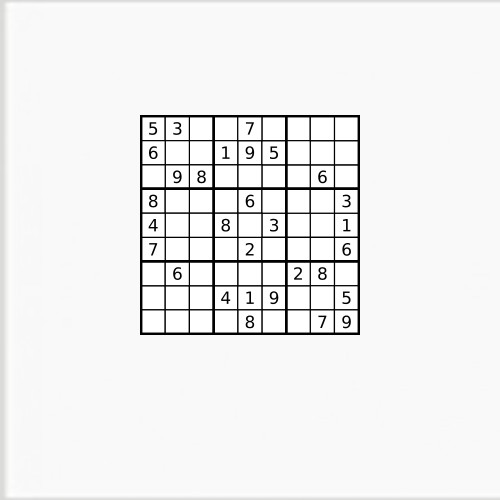
#> input picture Sudoku_Solver/test.jpg, 500 x 500 px
$ python main.py
#> lines starting #> are read from the running program, lines starting #| are printed output that depends on the picture; after the words box and inside, x2 and y2 are one past the last pixel; in counts of white or black regions, pixels touching at a corner belong together
# HOW TO USE
# Use this with a printed SUDOKU Grid
# Press ESC key to Exit
import cv2
import numpy as np
from operator import itemgetter

# https://caphuuquan.blogspot.com/2017/04/building-simple-sudoku-solver-from.html

ratio2 = 3
kernel_size = 3
lowThreshold = 30

cv2.namedWindow("SUDOKU Solver")
sudoku1 = cv2.imread('test.jpg', 0)
#> sudoku1: shape (500, 500); min 0, max 255, mean 240.2
sudoku1 = cv2.blur(sudoku1, (3, 3))
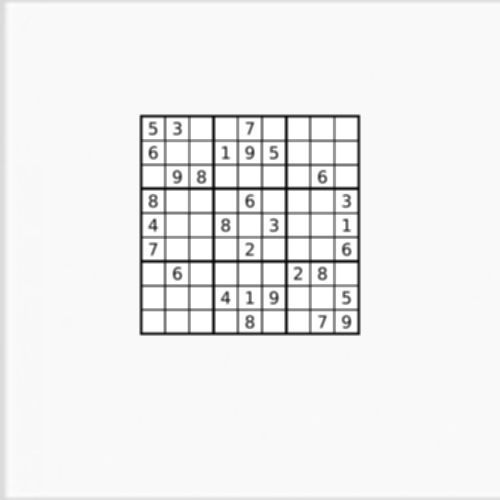
#> sudoku1: shape (500, 500); min 2, max 255, mean 240.2
# Apply Canny edge detection
edges = cv2.Canny(sudoku1, lowThreshold, lowThreshold * ratio2, kernel_size)
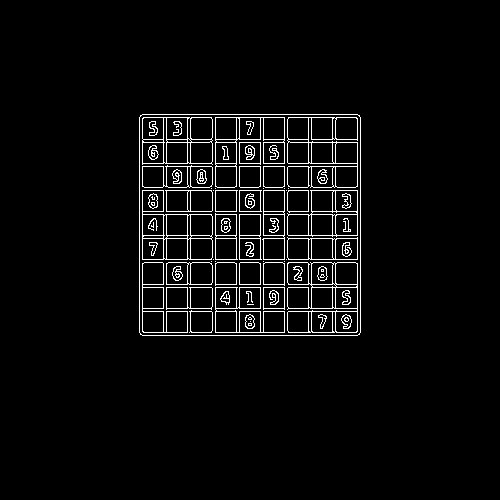
#> edges: shape (500, 500); 3.9% white in thin lines or dots, all inside (x1, y1, x2, y2) = (139, 114, 361, 336)
# Apply Hough Line Transform, return a list of rho and theta
lines = cv2.HoughLines(edges, 1, np.pi / 180, 200, 0, 0)
#> lines = 31 rows, first 8: [139, 0], [360, 0], [114, 1.57], [335, 1.57], [190, 1.57], [259, 1.57], [142, 0], [215, 0]
# print(lines[1][0])
# print(type(lines[1]))
if (lines is not None):
    # print("hallo")
    lines = lines[0]
#> lines = [[139, 0]]
    # lines = sorted(lines, key=lambda line: (line[0], line[1]))
    lines.sort(axis = 0) # = sorted(lines[0], key=itemgetter(1))
    print(lines)
#| [[139.   0.]]
    # Define the position of horizontal and vertical line
    pos_hori = 0
    pos_vert = 0
    # Create a list to store new bundle of lines
    New_lines = []
    # Store intersection points
    Points = []
    for rho, theta in lines:
        a = np.cos(theta)
        b = np.sin(theta)
        x0 = a * rho
        y0 = b * rho
        x1 = int(x0 + 1000 * (-b))
        y1 = int(y0 + 1000 * (a))
        x2 = int(x0 - 1000 * (-b))
        y2 = int(y0 - 1000 * (a))
        # If b > 0.5, the angle must be greater than 45 degree
        # so we consider that line as a vertical line
        print(b)
        if (b > 0.5):
            # Check the position
            if (rho - pos_hori > 10):
                # Update the position
                pos_hori = rho
                # Saving new line, 0 is horizontal line, 1 is vertical line
                New_lines.append([rho, theta, 0])
        else:
            if (rho - pos_vert > 10):
                pos_vert = rho
                New_lines.append([rho, theta, 1])
                print("New_Lines: " , rho, theta )
#> this loop made 1 pass
#> (rho, theta, a, b, x0, y0, x1, y1) on pass 1: (139, 0, 1, 0, 139, 0, 139, 1000)
#| 0.0
#| New_Lines:  139.0 0.0
#> after the loop, New_lines = [[139, 0, 1]]; pos_hori = 0; pos_vert = 139

    for i in range(len(New_lines)):
        if (New_lines[i][2] == 0):
            for j in range(len(New_lines)):
                if (New_lines[j][2] == 1):
                    theta1 = New_lines[i][1]
                    theta2 = New_lines[j][1]
                    p1 = New_lines[i][0]
                    p2 = New_lines[j][0]
                    xy = np.array([[np.cos(theta1), np.sin(theta1)], [np.cos(theta2), np.sin(theta2)]])
                    p = np.array([p1, p2])
                    res = np.linalg.solve(xy, p)
                    Points.append(res)
                    print("Points: " + len(Points))
#> this loop made 1 pass
#> after the loop, Points = []

    if (len(Points) == 100):
        print("hallo2")
        sudoku1 = cv2.adaptiveThreshold(sudoku1, 255, cv2.ADAPTIVE_THRESH_GAUSSIAN_C, cv2.THRESH_BINARY_INV, 101, 1)
        for i in range(0, 9):
            for j in range(0, 9):
                y1 = int(Points[j + i * 10][1] + 5)
                y2 = int(Points[j + i * 10 + 11][1] - 5)
                x1 = int(Points[j + i * 10][0] + 5)
                x2 = int(Points[j + i * 10 + 11][0] - 5)
                # Saving extracted block for training, uncomment for saving digit blocks
                cv2.imwrite(str((i + 1) * (j + 1)) + ".jpg", sudoku1[y1: y2,
                                                             x1: x2])
                cv2.rectangle(sudoku1, (x1, y1),
                              (x2, y2), (0, 255, 0), 2)
# Show the result
cv2.imshow("SUDOKU Solver", sudoku1)
cv2.waitKey(0)
cv2.destroyAllWindows()
